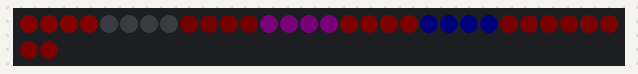
This sketch was run on a simulated Arduino Uno, built with avr-gcc and run on an emulated ATmega328P. Parts: 32 RGB LEDs in strip order, left to right, continuing on the next row. Dim RGB values are drawn brighter than linear.

Above: at 0.54 s.
At 5.79 s:
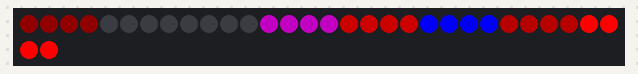
At 10.38 s:
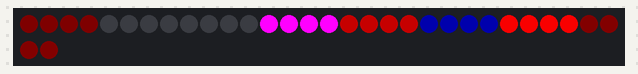
At 20.25 s:
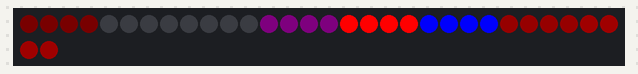
At 28.2 s:
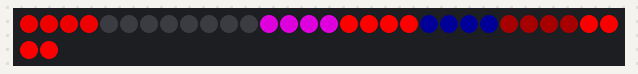
At 39.73 s:
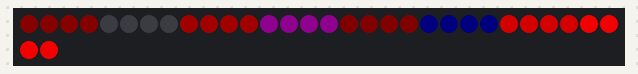

The sketch:

Uno_Ambient_Light.ino
```cpp
#include <Adafruit_NeoPixel.h>
#ifdef __AVR__
#include <avr/power.h>
#endif
#define PIN 12
#define NUMPIXELS 32

Adafruit_NeoPixel pixels(NUMPIXELS, PIN, NEO_GRB + NEO_KHZ800);
#define DELAYVAL 500

const int pixelBrightness = 255;

const int lightsPixels[8][4] = {
  { 0, 1, 2, 3 },
  { 4, 5, 6, 7 },
  { 8, 9, 10, 11 },
  { 12, 13, 14, 15 },
  { 16, 17, 18, 19 },
  { 20, 21, 22, 23 },
  { 24, 25, 26, 27},
  { 28, 29, 30, 31}
};
const int lightsRGB[8][3] = {
  { 255, 0, 0},
  { 255, 0, 255 },
  { 255, 0, 0 },
  { 255, 0, 255 },
  { 255, 0, 0 },
  { 0, 0, 255},
  { 255, 0, 0 },
  { 255, 0, 0 }
};
const int lightsDurations[8] {
  5000,
  55000,
  34000,
  21000,
  8000,
  13000,
  89000,
  11000
};


/*
  const int lightAPixels = { 0, 8, 16, 24 };
  const int lightAColor ="" ;
*/

void setup() {

  Serial.begin(9600); // Initialize serial communication at 9600 bits per second.

  // Adafruit Pixels
#if defined(__AVR_ATtiny85__) && (F_CPU == 16000000)
  clock_prescale_set(clock_div_1);
#endif
  pixels.begin();
  pixels.setBrightness(pixelBrightness);

}

void loop() {

  pixels.clear(); // All pixels off at the beginning of the loop.

    // Walking through the lights (rows).
    for (int r = 0; r <= 7; r++) {

      // Walking through the particular pixels.
      for (int p = 0; p <= 3; p++) {

        // Getting the brightness.
        float values[3];
        int modulo ;
        if ( millis() < lightsDurations[r] ) {
          modulo = millis();
        } else {
          modulo = millis() % lightsDurations[r];
        }

        // Arduino LED Breathing with Gauss bells: https://makersportal.com/blog/2020/3/27/simple-breathing-led-in-arduino
        float gamma = 0.16; // affects the width of peak (more or less darkness), don't change much for an effect.
        float beta = 0.5; // shifts the gaussian to be symmetric

        // Walking through the RGB channels.
        for (int c = 0; c <= 2; c++) {

          values[c] = (float)lightsRGB[r][c] * ( exp( -( pow( ( ( (float)modulo / (float)lightsDurations[r] ) - beta ) / gamma, 2.0 ) ) / 2.0 ) );

        }

        pixels.setPixelColor( lightsPixels[r][p] , pixels.Color( values[0] , values[1] , values[2] ));

      }

    }

  pixels.show();

}
```
